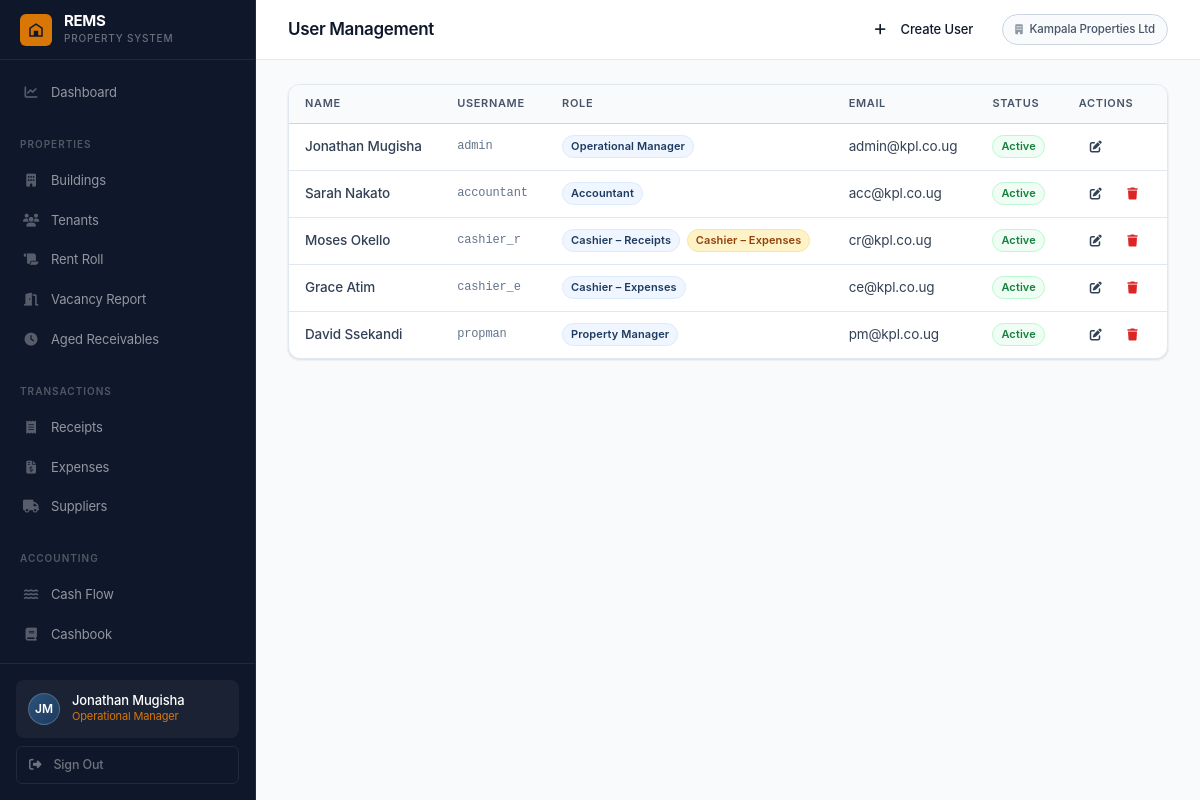
/accounts/users/ (signed in), run on the app's committed database.
### accounts/models.py (models this page shows, shortened)
class User(AbstractUser):
    ROLE_SUPER_ADMIN        = 'super_admin'
    ROLE_OP_MANAGER         = 'op_manager'
    ROLE_PROPERTY_MANAGER   = 'property_manager'
    ROLE_CASHIER_RECEIPTS   = 'cashier_receipts'
    ROLE_CASHIER_EXPENSES   = 'cashier_expenses'
    ROLE_ACCOUNTANT         = 'accountant'
    ROLE_CHOICES = [
        (ROLE_SUPER_ADMIN,      'Super Admin'),
        (ROLE_OP_MANAGER,       'Operational Manager'),
        (ROLE_PROPERTY_MANAGER, 'Property Manager'),
        (ROLE_CASHIER_RECEIPTS, 'Cashier – Receipts'),
        (ROLE_CASHIER_EXPENSES, 'Cashier – Expenses'),
        (ROLE_ACCOUNTANT,       'Accountant'),
    ]
    organisation = models.ForeignKey(
        Organisation, null=True, blank=True,
        on_delete=models.SET_NULL, related_name='users'
    )
    role = models.CharField(max_length=30, choices=ROLE_CHOICES, default=ROLE_CASHIER_RECEIPTS)
    phone = models.CharField(max_length=30, blank=True)
    is_active = models.BooleanField(default=True)
    buildings = models.ManyToManyField('buildings.Building', blank=True, related_name='assigned_users')
    def has_role(self, role_key):
        if self.role == role_key:
            return True
        return self.user_roles.filter(role=role_key).exists()
    @property
    def is_super_admin(self):
        return self.has_role(self.ROLE_SUPER_ADMIN)
    @property
    def is_op_manager(self):
        return self.has_role(self.ROLE_OP_MANAGER)
    @property
    def is_accountant(self):
        return self.has_role(self.ROLE_ACCOUNTANT)
    def can_access_finance(self):
        return self.is_op_manager or self.is_accountant
    def can_receipt(self):
        return self.is_op_manager or self.is_cashier_receipts
    def can_expense(self):
        return self.is_op_manager or self.is_cashier_expenses
    def can_manage_tenants(self):
        return self.is_op_manager or self.is_property_manager
    def can_configure_taxes(self):
        return self.is_accountant
    def can_delete(self):
        return self.is_super_admin or self.is_op_manager

class Organisation(models.Model):
    name = models.CharField(max_length=200)
    contact_email = models.EmailField()
    phone = models.CharField(max_length=30, blank=True)
    address = models.TextField(blank=True)
    subscription_status = models.CharField(
        max_length=20,
        choices=[('active', 'Active'), ('suspended', 'Suspended'), ('trial', 'Trial')],
        default='trial'
    )
    created_at = models.DateTimeField(auto_now_add=True)
    class Meta:
        ordering = ['name']

class UserRole(models.Model):
    user = models.ForeignKey(User, on_delete=models.CASCADE, related_name='user_roles')
    role = models.CharField(max_length=30, choices=User.ROLE_CHOICES)
    class Meta:
        unique_together = [('user', 'role')]
        ordering = ['role']

### accounts/views.py (the view)
# urls.py: path('users/',          views.user_list,    name='user_list'),
@login_required
def user_list(request):
    if not (request.user.is_op_manager or request.user.is_super_admin):
        return HttpResponseForbidden()
    if request.user.is_super_admin:
        users = User.objects.select_related('organisation').all()
    else:
        users = User.objects.filter(organisation=request.user.organisation).select_related('organisation')
    return render(request, 'accounts/user_list.html', {'users': users})

### templates/accounts/user_list.html (shortened to what this page needs)
{% extends 'base.html' %}
{% block page_title %}User Management{% endblock %}
{% block topbar_actions %}<a href="{% url 'accounts:user_create' %}" class="btn btn-gold"><i class="fas fa-plus"></i>&nbsp; Create User</a>{% endblock %}
{% block content %}
<div class="card">
  <div class="table-container">
    <table class="rems-table">
      <thead><tr><th>Name</th><th>Username</th><th>Role</th><th>Email</th><th>Status</th><th>Actions</th></tr></thead>
      <tbody>
        {% for u in users %}
        <tr>
          <td style="font-weight:500;">{{ u.get_full_name|default:u.username }}</td>
          <td style="font-family:'DM Mono',monospace;font-size:12px;color:var(--text-muted);">{{ u.username }}</td>
          <td>
            <span class="badge badge-navy">{{ u.get_role_display }}</span>
            {% for extra in u.user_roles.all %}
            <span class="badge badge-gold" style="margin-left:3px;">{{ extra.get_role_display }}</span>
            {% endfor %}
          </td>
          <td>{{ u.email|default:"—" }}</td>
          <td><span class="badge {% if u.is_active %}badge-success{% else %}badge-muted{% endif %}">{% if u.is_active %}Active{% else %}Inactive{% endif %}</span></td>
          <td>
            <a href="{% url 'accounts:user_edit' u.pk %}" class="btn btn-outline btn-sm"><i class="fas fa-edit"></i></a>
            {% if user.can_delete and u != user %}<a href="{% url 'accounts:user_delete' u.pk %}" class="btn btn-outline btn-sm" style="color:var(--danger);"><i class="fas fa-trash"></i></a>{% endif %}
          </td>
        </tr>
        {% empty %}
        <tr><td colspan="6" style="text-align:center;padding:32px;color:var(--text-muted);">No users found.</td></tr>
        {% endfor %}
      </tbody>
    </table>
  </div>
</div>
{% endblock %}

### templates/base.html (shortened to what this page needs)
{% load humanize %}
<!DOCTYPE html>
<html lang="en">
<head>
<link rel="stylesheet" href="https://cdnjs.cloudflare.com/ajax/libs/font-awesome/6.5.0/css/all.min.css">
<link rel="stylesheet" href="/static/css/rems.css">
</head>
<body>
<aside class="sidebar">
  <a href="{% url 'dashboard:home' %}" class="sidebar-brand">
    <div class="sidebar-brand-mark">
      <svg viewBox="0 0 24 24" xmlns="http://www.w3.org/2000/svg">
        <path d="M3 21V9l9-6 9 6v12H3zm2-2h4v-4h6v4h4V10.1L12 5.2 5 10.1V19zm4-4h6v-2H9v2z"/>
      </svg>
    </div>
    <div>
      <div class="sidebar-brand-name">REMS</div>
      <div class="sidebar-brand-sub">Property System</div>
    </div>
  </a>
  <nav class="sidebar-nav">
    {% if user.is_op_manager or user.is_super_admin %}
    <a href="{% url 'dashboard:home' %}"
       class="nav-item {% if request.resolver_match.app_name == 'dashboard' %}active{% endif %}">
      <span class="nav-icon"><i class="fas fa-chart-line"></i></span> Dashboard
    </a>
    {% endif %}
    {% if user.can_manage_tenants or user.is_op_manager %}
    <div class="nav-section">Properties</div>
    {% if user.is_op_manager or user.is_super_admin %}
    <a href="{% url 'buildings:list' %}"
       class="nav-item {% if request.resolver_match.app_name == 'buildings' %}active{% endif %}">
      <span class="nav-icon"><i class="fas fa-building"></i></span> Buildings
    </a>
    {% endif %}
    <a href="{% url 'tenants:list' %}"
       class="nav-item {% if request.resolver_match.app_name == 'tenants' and 'vacancy' not in request.path and 'aged' not in request.path and 'rent-roll' not in request.path %}active{% endif %}">
      <span class="nav-icon"><i class="fas fa-users"></i></span> Tenants
    </a>
    <a href="{% url 'tenants:rent_roll' %}"
       class="nav-item {% if 'rent-roll' in request.path %}active{% endif %}">
      <span class="nav-icon"><i class="fas fa-scroll"></i></span> Rent Roll
    </a>
    <a href="{% url 'tenants:vacancy' %}"
       class="nav-item {% if 'vacancy' in request.path %}active{% endif %}">
      <span class="nav-icon"><i class="fas fa-door-open"></i></span> Vacancy Report
    </a>
    <a href="{% url 'tenants:aged_receivables' %}"
       class="nav-item {% if 'aged-receivables' in request.path %}active{% endif %}">
      <span class="nav-icon"><i class="fas fa-clock"></i></span> Aged Receivables
    </a>
    {% endif %}
    {% if user.can_receipt or user.can_expense %}
    <div class="nav-section">Transactions</div>
    {% if user.can_receipt %}
    <a href="{% url 'receipts:list' %}"
       class="nav-item {% if request.resolver_match.app_name == 'receipts' %}active{% endif %}">
      <span class="nav-icon"><i class="fas fa-receipt"></i></span> Receipts
    </a>
    {% endif %}
    {% if user.can_expense %}
    <a href="{% url 'expenses:list' %}"
       class="nav-item {% if request.resolver_match.app_name == 'expenses' and 'supplier' not in request.path %}active{% endif %}">
      <span class="nav-icon"><i class="fas fa-file-invoice-dollar"></i></span> Expenses
    </a>
    <a href="{% url 'expenses:supplier_list' %}"
       class="nav-item {% if 'supplier' in request.path %}active{% endif %}">
      <span class="nav-icon"><i class="fas fa-truck"></i></span> Suppliers
    </a>
    {% endif %}
    {% endif %}
    {% if user.can_access_finance or user.can_manage_tenants %}
    <div class="nav-section">Accounting</div>
    {% if user.can_manage_tenants %}
    <a href="{% url 'finance:cash_flow' %}"
       class="nav-item {% if 'cash-flow' in request.path %}active{% endif %}">
      <span class="nav-icon"><i class="fas fa-water"></i></span> Cash Flow
    </a>
    {% endif %}
    {% if user.can_access_finance %}
    <a href="{% url 'finance:cashbook' %}"
       class="nav-item {% if 'cashbook' in request.path %}active{% endif %}">
      <span class="nav-icon"><i class="fas fa-book"></i></span> Cashbook
    </a>
    <a href="{% url 'finance:debtor_ledger' %}"
       class="nav-item {% if 'debtor-ledger' in request.path %}active{% endif %}">
    </a>
    {% endif %}
    {% endif %}
  </nav>
  <div class="sidebar-footer">
    <div class="user-chip">
      <div class="user-avatar">{{ user.first_name.0|upper }}{{ user.last_name.0|upper }}</div>
      <div style="min-width:0;">
        <div class="user-name">{{ user.get_full_name|default:user.username }}</div>
        <div class="user-role">
          {{ user.get_role_display }}{% for r in user.user_roles.all %} &middot; {{ r.get_role_display }}{% endfor %}
        </div>
      </div>
    </div>
    <a href="{% url 'accounts:logout' %}" class="sidebar-signout">
      <i class="fas fa-sign-out-alt"></i> Sign Out
    </a>
  </div>
</aside>
<div class="main-wrapper">
  <header class="topbar">
    <div class="topbar-left">
      <h1 class="page-title">{% block page_title %}{% endblock %}</h1>
    </div>
    <div class="topbar-actions">
      {% block topbar_actions %}{% endblock %}
      {% if user.organisation %}
      <span class="org-label">
        <i class="fas fa-building" style="font-size:10px;margin-right:4px;opacity:.6;"></i>
        {{ user.organisation.name }}
      </span>
      {% endif %}
    </div>
  </header>
  <main class="content">
    {% block content %}{% endblock %}
  </main>
</div>
</body>
</html>

### data on the page
User: first_name.0 "J", last_name.0 "M", get_full_name "Jonathan Mugisha", role "Operational Manager", organisation.name "Kampala Properties Ltd", username "admin", email "admin@kpl.co.ug", is_active "Active"
User: get_full_name "Sarah Nakato", username "accountant", role "Accountant", email "acc@kpl.co.ug", is_active "Active"
User: get_full_name "Moses Okello", username "cashier_r", role "Cashier – Receipts", email "cr@kpl.co.ug", is_active "Active"
UserRole: role "Cashier – Expenses"
User: get_full_name "Grace Atim", username "cashier_e", role "Cashier – Expenses", email "ce@kpl.co.ug", is_active "Active"
User: get_full_name "David Ssekandi", username "propman", role "Property Manager", email "pm@kpl.co.ug", is_active "Active"
